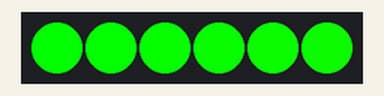
Recording of a sketch running on a simulated Arduino Uno, built with avr-gcc and run on an emulated ATmega328P. On the bench: 6 RGB LEDs in strip order, left to right. Dim RGB values are drawn brighter than linear; colours are those a GRB WS2812 strip shows for the declared byte order.

Above: at 0.15 s.
At 5.35 s:
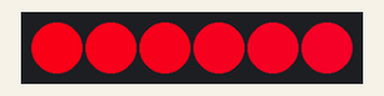
At 10.85 s:
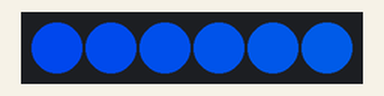
At 20.33 s:
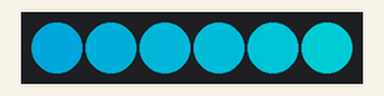
At 28.89 s:
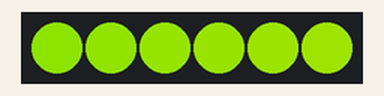
At 39.59 s:
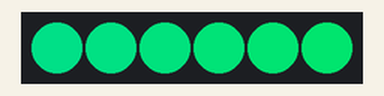
Timing chart, 0 to 40.0 s (numbered marks = the images above):
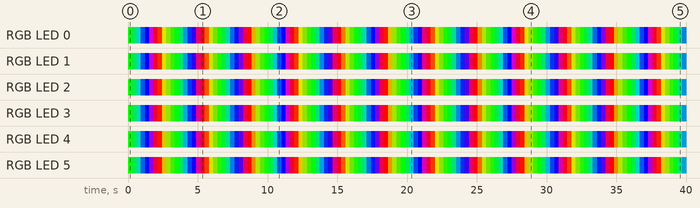

The sketch:

ceiling_stars.ino
```cpp
#include <FastLED.h>

// How many leds in your strip?
#define NUM_LEDS 6

#define DATA_PIN 9

bool shinedStars[6] = {false, false, false, false, false, false};

// Define the array of leds
CRGB leds[NUM_LEDS];

#define BRIGHTNESS 255   /* Control the brightness of your leds */
#define SATURATION 255   /* Control the saturation of your leds */

int prevStar = -1;

void setup() {
  // put your setup code here, to run once:

  FastLED.addLeds<WS2812B, DATA_PIN, RGB>(leds, NUM_LEDS);  // GRB ordering is typical

  Serial.begin(115200);


}

void loop() {
  /*
  int randomled = random(0, 6);

  bool foundNewStar = false;

  for (int count = 0; count < 6; count++) {
    if (shinedStars[count] == false) {
      foundNewStar = true;
    }
  }

  if (foundNewStar == false) {
    for (int count = 0; count < 6; count++) {
      shinedStars[count] = false;
    }
  }

  while(shinedStars[randomled] == true) {
    randomled = random(0, 6);
  }

  shinedStars[randomled] == true;

  int randomsleep = random(500, 1500);
  int randomstardelay = random(25, 75);

  for (int j = 0; j < 255; j++) {
      leds[randomled] = CHSV((j * 2), SATURATION, BRIGHTNESS);
    FastLED.show();
    delay(randomstardelay);
  }

  FastLED.clear();  // clear all pixel data
  FastLED.show();

  delay(randomsleep);
  */

  for (int j = 0; j < 255; j++) {
    for (int i = 0; i < NUM_LEDS; i++) {
      leds[i] = CHSV(i - (j * 2), SATURATION, BRIGHTNESS);
    }
    FastLED.show();
    delay(25);
  }

}
```

Measured:
- by itself, RGB LED 0: off → RGB(0, 255, 0) at 0.00 s, → RGB(0, 191, 64) 0.31 s later, → RGB(0, 128, 128) 0.31 s later, → RGB(0, 64, 191) 0.31 s later, … (131 changes in this stretch)
- by itself, RGB LED 1: off → RGB(2, 253, 0) at 0.00 s, → RGB(0, 194, 61) 0.31 s later, → RGB(0, 130, 126) 0.31 s later, → RGB(0, 67, 188) 0.31 s later, … (131 changes in this stretch)
